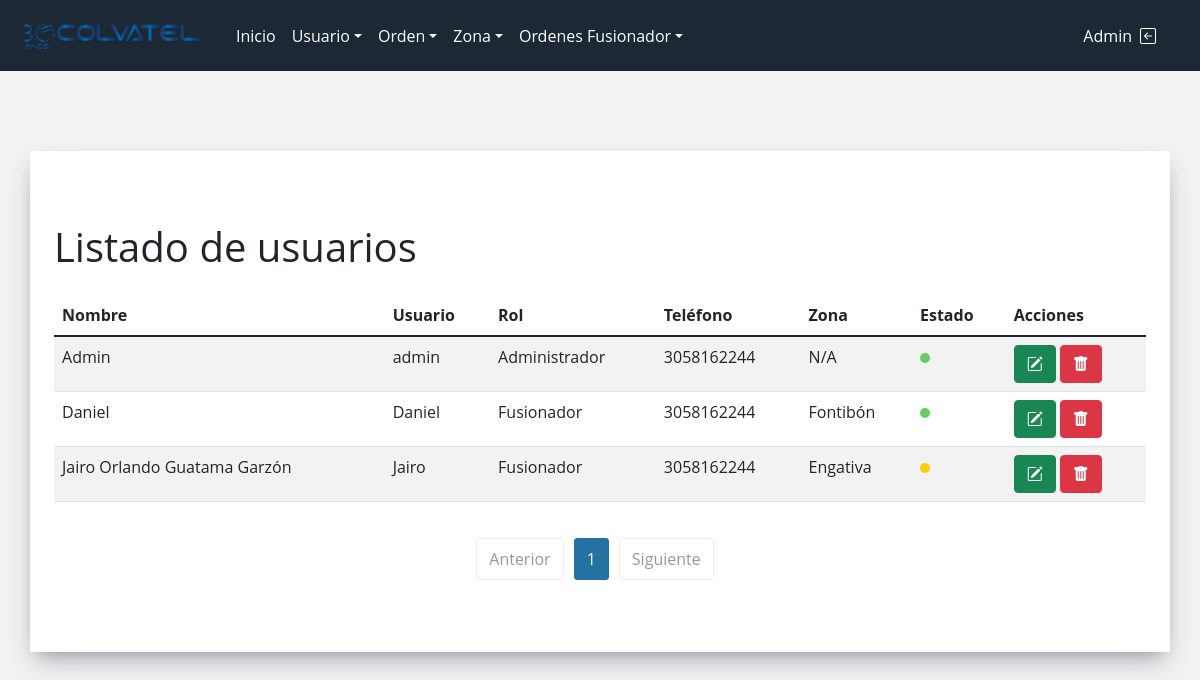
Page /views/listadeUsuarios.php (signed in) on the earlier database version.
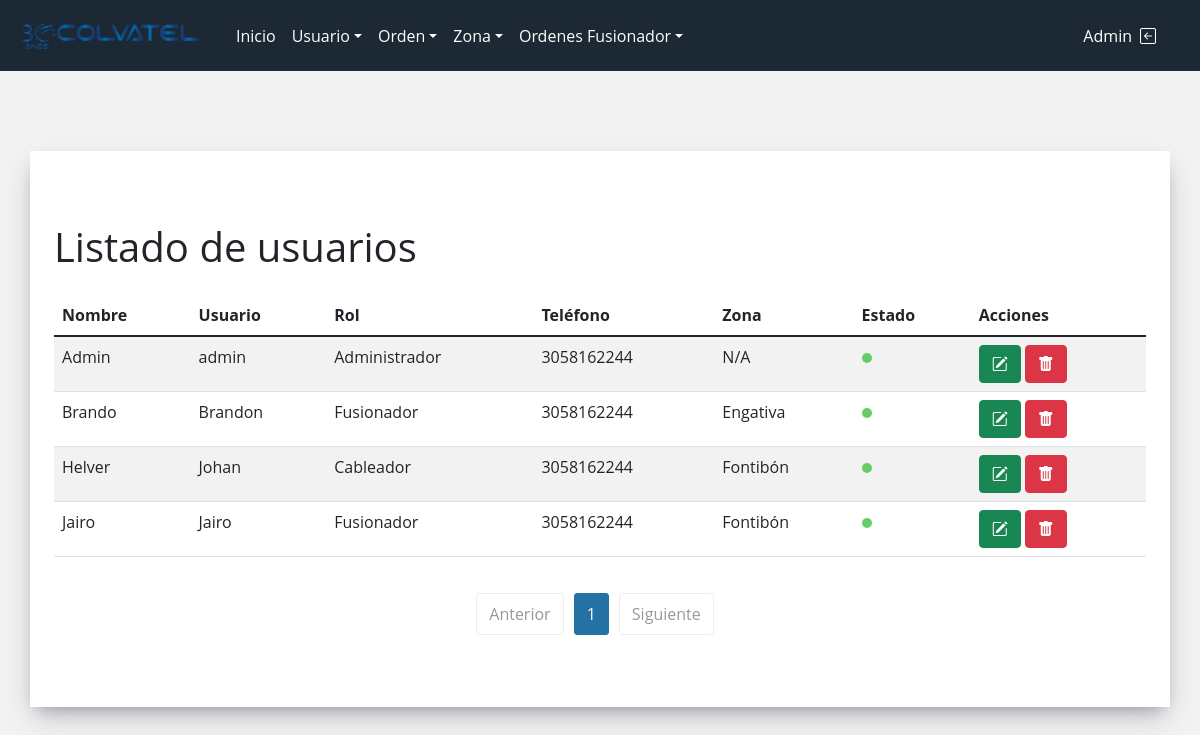
Same page on the later database version.
### tables this page shows
CREATE TABLE `usuarios` (
  `id_usuario` int(11) NOT NULL,
  `nombre` varchar(100) NOT NULL,
  `correo` varchar(100) NOT NULL,
  `telefono` varchar(100) NOT NULL,
  `clave` varchar(1000) NOT NULL,
  `nombre_usuario` varchar(50) DEFAULT NULL,
  `estado` int(11) DEFAULT 1,
  `id_zona` int(11) DEFAULT NULL,
  `id_rol` int(11) DEFAULT NULL,
  `id_estado` int(11) DEFAULT 1
);

CREATE TABLE `roles` (
  `id_rol` int(11) NOT NULL,
  `nombre_rol` varchar(50) DEFAULT NULL
);

CREATE TABLE `zonas` (
  `id_zona` int(11) NOT NULL,
  `nombre_zona` varchar(50) DEFAULT NULL,
  `estado` int(11) NOT NULL DEFAULT 1
);

CREATE TABLE `estado_tarea` (
  `id_estado_tarea` int(11) NOT NULL,
  `Nombre_estado` varchar(50) DEFAULT NULL
);

### views/listadeUsuarios.php (the view, shortened to what this page needs)
<?php
require_once  '../conexion.php';
?>
<!DOCTYPE html>
<html lang="es">
<head>
    <?php include "../views/styles.php"; ?>
    <link rel="stylesheet" href="../style/lista_usuarios/estados.css">
    <link rel="stylesheet" href="../style/global.css">
</head>
<body>
    <?php include "header.php" ?>
    <main>
        <section class="container sectionTable pt-4 pb-4">
            <div class="container my-5">
                <h1 class="mb-4">Listado de usuarios</h1>
                <div class="table-responsive">
                    <table class="table table-striped table-hover">
                        <thead>
                            <tr>
                                <th>Nombre</th>
                                <th>Usuario</th>
                                <th>Rol</th>
                                <th>Teléfono</th>
                                <th>Zona</th>
                                <th>Estado</th>
                                <th>Acciones</th>
                            </tr>
                        </thead>
                        <tbody>
                            <?php
                            $sql_register = mysqli_query($conexion, "SELECT COUNT(*) as total_registros FROM usuarios WHERE estado = 1");
                            $result_register = mysqli_fetch_array($sql_register);
                            $total_registro = $result_register['total_registros'];
                            $por_pagina = 5;
                            if (empty($_GET['pagina'])) {
                                $pagina = 1;
                            } else {
                                $pagina = $_GET['pagina'];
                            }
                            $desde = ($pagina - 1) * $por_pagina;
                            $total_paginas = ceil($total_registro / $por_pagina);
                            $query = "SELECT u.id_usuario, u.nombre, u.correo, u.telefono, u.nombre_usuario, u.estado, r.nombre_rol, z.nombre_zona, e.Nombre_estado FROM usuarios u
                                                    LEFT JOIN roles r ON r.id_rol  = u.id_rol
                                                    LEFT JOIN zonas z ON z.id_zona = u.id_zona
                                                    LEFT JOIN estado_tarea e ON e.id_estado_tarea = u.id_estado
                                                    WHERE u.estado = 1 ORDER BY u.nombre ASC LIMIT $desde,$por_pagina";
                            $result = mysqli_query($conexion, $query);
                            if ($result && mysqli_num_rows($result) > 0) {
                                while ($data = mysqli_fetch_array($result)) {
                            ?>
                                    <tr>
                                        <td><?php echo $data['nombre']; ?></td>
                                        <td><?php echo $data['nombre_usuario']; ?></td>
                                        <td><?php echo $data['nombre_rol']; ?></td>
                                        <td><?php echo $data['telefono']; ?></td>
                                        <td><?php echo $data['nombre_zona']; ?></td>
                                        <td class="<?php echo $data['Nombre_estado'] == 'En tarea' ? 'en-tarea' : ($data['Nombre_estado'] == 'Disponible' ? 'disponible' : 'no-disponible'); ?>">
                                            <span class="estado <?php echo $data['Nombre_estado'] == 'En tarea' ? 'en-tarea' : ($data['Nombre_estado'] == 'Disponible' ? 'disponible' : 'no-disponible'); ?>"></span>
                                        </td>
                                        <td>
                                            <a href="editar_usuario.php?id=<?php echo base64_encode($data['id_usuario']); ?>" class="btn btn-success btn-editar"><i class="bi bi-pencil-square"></i></a>
                                            <?php
                                            if (isset($_SESSION['rol']) && $_SESSION['rol'] == 1) {
                                            ?>
                                                <a href="#" class="btn btn-danger" onclick="setUsuarioID('<?php echo $data['id_usuario']; ?>', '<?php echo $data['nombre']; ?>')" id="eliminarUsuarioLink" data-bs-toggle="modal" data-bs-target="#eliminarUsuarioModal"><i class="bi bi-trash-fill"></i></a>
                                            <?php
                                            }
                                            ?>
                                        </td>
                                    </tr>
                            <?php
                                }
                            }
                            ?>
                        </tbody>
                    </table>
                </div>
                <div class="pagination-container">
                    <ul class="pagination">
                        <li class="pagination-item <?php if ($pagina <= 1) {
                                                        echo 'disabled';
                                                    } ?>">
                            <a href="<?php if ($pagina <= 1) {
                                            echo '#';
                                        } else {
                                            echo '?pagina=' . ($pagina - 1);
                                        } ?>">Anterior</a>
                        </li>
                        <?php for ($i = 1; $i <= $total_paginas; $i++) { ?>
                            <li class="pagination-item <?php if ($pagina == $i) {
                                                            echo 'active';
                                                        } ?>">
                                <a href="<?php echo '?pagina=' . $i; ?>"><?php echo $i; ?></a>
                            </li>
                        <?php } ?>
                        <li class="pagination-item <?php if ($pagina >= $total_paginas) {
                                                        echo 'disabled';
                                                    } ?>">
                            <a href="<?php if ($pagina >= $total_paginas) {
                                            echo '#';
                                        } else {
                                            echo '?pagina=' . ($pagina + 1);
                                        } ?>">Siguiente</a>
                        </li>
                    </ul>
                </div>
            </div>
        </section>
    </main>
</body>
</html>

### views/styles.php (shortened to what this page needs)
<link rel="stylesheet" href="https://cdn.jsdelivr.net/npm/bootstrap-icons@1.7.2/font/bootstrap-icons.css">
<link href="https://cdn.jsdelivr.net/npm/bootstrap@5.1.3/dist/css/bootstrap.min.css" rel="stylesheet" />

### views/header.php (shortened to what this page needs)
<header>
    <?php include "nav.php" ?>
</header>

### views/nav.php (shortened to what this page needs)
 <?php include "styles.php"; ?>
<link rel="stylesheet" href="../style/navegacion/nav.css">
<nav class="navbar navbar-expand-lg navbar-light bg-light">
  <div class="container-fluid"> <a class="navbar-brand" href="#"> <img src="../assets/images/LogoTreintaAzulMetal.png" alt="" class="logo" width="200px" /> </a>
    <div class="collapse navbar-collapse" id="navbarNav">
      <div class="row w-100">
        <div class="col-lg-6">
          <ul class="navbar-nav">
            <?php
            if ($_SESSION['rol'] == 1 || $_SESSION['rol'] == 2) {
            ?>
              <li class="nav-item"> <a class="nav-link active" href="dashboard.php">Inicio</a> </li>
            <?php } ?>
            <?php
            if ($_SESSION['rol'] == 1 || $_SESSION['rol'] == 2) {
            ?>
              <li class="nav-item dropdown"> <a class="nav-link dropdown-toggle" data-bs-toggle="dropdown" href="#" role="button" aria-expanded="false">Usuario</a>
              </li>
            <?php } ?>
            <?php
            if ($_SESSION['rol'] == 1 || $_SESSION['rol'] == 3) {
            ?>
              <li class="nav-item dropdown"> <a class="nav-link dropdown-toggle" data-bs-toggle="dropdown" href="#" role="button" aria-expanded="false">Orden</a>
              </li>
            <?php } ?>
            <?php
            if ($_SESSION['rol'] == 1 || $_SESSION['rol'] == 2) {
            ?>
              <li class="nav-item dropdown"> <a class="nav-link dropdown-toggle" data-bs-toggle="dropdown" href="#" role="button" aria-expanded="false">Zona</a>
              </li>
            <?php } ?>
            <?php
            if ($_SESSION['rol'] == 1 || $_SESSION['rol'] == 4) {
            ?>
              <li class="nav-item dropdown"> <a class="nav-link dropdown-toggle" data-bs-toggle="dropdown" href="#" role="button" aria-expanded="false">Ordenes Fusionador</a>
              </li>
            <?php } ?>
          </ul>
        </div>
        <div class="col-lg-6">
          <ul class="navbar-nav d-flex justify-content-end">
            <div class="cont-info">
              <li class="nav-item"> <span><?php echo $_SESSION['nombre']; ?></span> </li>
              <li class="nav-item"> <a class="nav-link" href="cerrar_sesion.php"><i class="bi bi-arrow-left-square"></i></a> </li>
            </div>
          </ul>
        </div>
      </div>
    </div>
  </div>
</nav>

### style/lista_usuarios/estados.css (style rules this page uses)
.estado { display: inline-block; width: 10px; height: 10px; border-radius: 50%; margin-right: 5px; }
.disponible { background-color: #66cc66; }
.en-tarea { background-color: #ffcc00; }

### style/global.css (style rules this page uses)
* { margin: 0; padding: 0; box-sizing: border-box; font-family: 'Open Sans', sans-serif; }
body { background-color: #f2f2f2 !important; font-family: 'Roboto', sans-serif; position: relative; }
.sectionTable { background: #fff; box-shadow: rgba(50, 50, 93, 0.25) 0px 13px 27px -5px, rgba(0, 0, 0, 0.3) 0px 8px 16px -8px; margin: 80px auto; }
.pagination-container { display: flex; justify-content: center; align-items: center; margin-top: 20px; }
.pagination { display: flex; list-style: none; padding: 0; margin: 0; }
.pagination-item { margin-right: 10px; }
.pagination-item a { display: block; padding: 8px 12px; border: 1px solid #ddd; border-radius: 3px; text-decoration: none; color: #333; }
.pagination-item.active a { background-color: #2471A3; color: #fff; border-color: #2471A3; }
.pagination-item.disabled a { opacity: 0.5; pointer-events: none; }

### style/navegacion/nav.css (style rules this page uses)
.navbar { background-color: #1C2833 !important; }
.navbar-nav li a { color: #FDFEFE !important; }
.cont-info { display: flex; color: white; justify-content: center; align-items: center; }

Differences in the rows shown:
removed usuarios: nombre "Daniel", nombre_usuario "Daniel", id_rol.nombre_rol "Fusionador", telefono "3058162244", id_zona.nombre_zona "Fontibón"
removed usuarios: nombre "Jairo Orlando Guatama Garzón", nombre_usuario "Jairo", id_rol.nombre_rol "Fusionador", telefono "3058162244", id_zona.nombre_zona "Engativa"
added usuarios: nombre "Brando", nombre_usuario "Brandon", id_rol.nombre_rol "Fusionador", telefono "3058162244", id_zona.nombre_zona "Engativa"
added usuarios: nombre "Helver", nombre_usuario "Johan", id_rol.nombre_rol "Cableador", telefono "3058162244", id_zona.nombre_zona "Fontibón"
added usuarios: nombre "Jairo", nombre_usuario "Jairo", id_rol.nombre_rol "Fusionador", telefono "3058162244", id_zona.nombre_zona "Fontibón"
